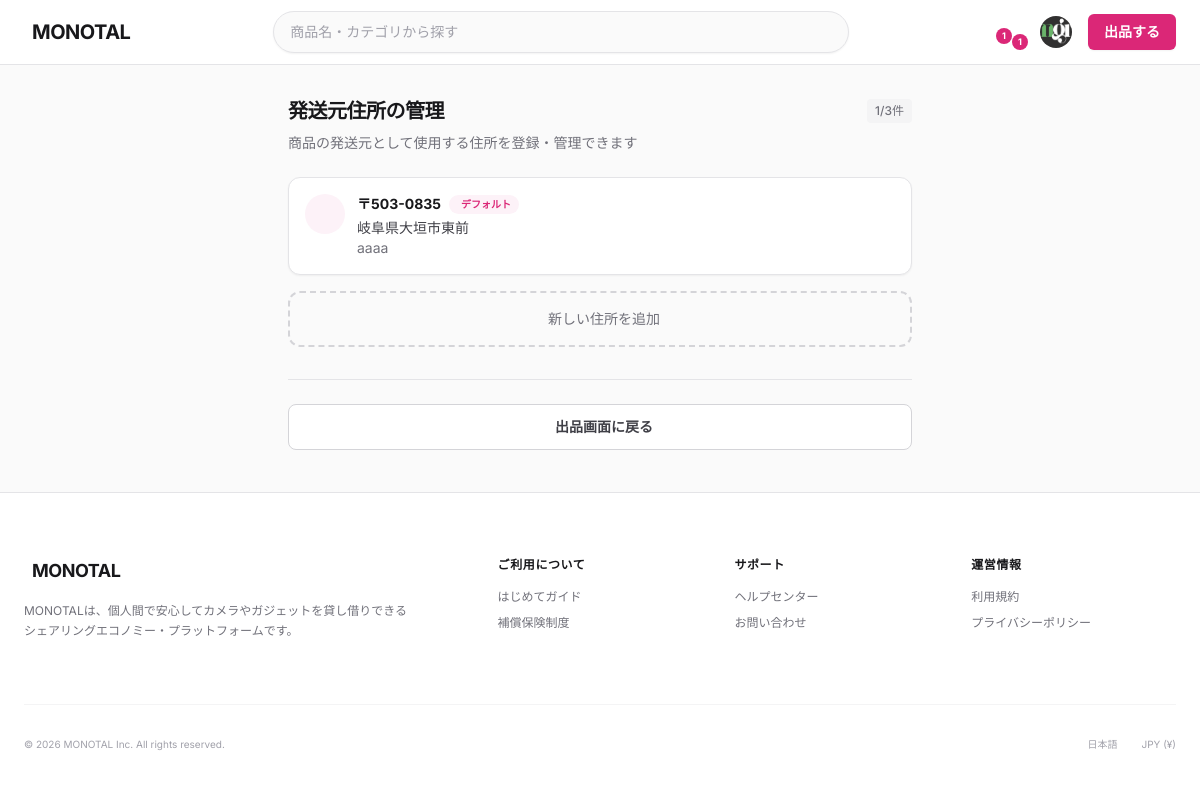
Page /monotal/sell/addresses/ (signed in) on the committed database.
### monotal/models.py (models this page shows, shortened)
class User(AbstractBaseUser, PermissionsMixin):
    user_id = models.AutoField(primary_key=True)
    user_name = models.CharField(max_length=100)
    display_name = models.CharField(max_length=100)
    email = models.EmailField(max_length=255)
    phone_number = models.CharField(max_length=20, default='')
    password_hash = models.CharField(max_length=255)
    login_attempt_count = models.IntegerField(default=0)
    last_login_datetime = models.DateTimeField(null=True, blank=True)
    user_status = models.ForeignKey(
        UserStatus,
        on_delete=models.PROTECT,
        db_column='user_status_id'
    )
    register_datetime = models.DateTimeField(auto_now_add=True)
    update_datetime = models.DateTimeField(auto_now=True)
    delete_datetime = models.DateTimeField(null=True, blank=True)
    user_image = models.ImageField(upload_to='user_images/', null=True, blank=True)
    bio = models.CharField(max_length=160, blank=True, default='')  # 自己紹介文（Twitter仕様: 160文字）
    is_staff = models.BooleanField(default=False)
    is_active = models.BooleanField(default=True)
    objects = UserManager()
    USERNAME_FIELD = 'email'
    REQUIRED_FIELDS = ['user_name', 'display_name']
    class Meta:
        db_table = 'T_User'
        verbose_name = 'ユーザー'
        verbose_name_plural = 'ユーザー'

class UserAddress(models.Model):
    user_address_id = models.AutoField(primary_key=True)
    user = models.ForeignKey(
        User,
        on_delete=models.CASCADE,
        related_name='addresses',
        db_column='user_id'
    )
    postal_code = models.CharField(max_length=10, null=True, blank=True)
    prefecture = models.ForeignKey(
        Prefecture,
        on_delete=models.PROTECT,
        null=True,
        blank=True,
        db_column='prefecture_id'
    )
    city = models.CharField(max_length=100, null=True, blank=True)  # 市区町村・町域
    street_address = models.CharField(max_length=200, null=True, blank=True)  # 番地・建物名・部屋番号
    is_default = models.BooleanField(default=False)  # デフォルト住所フラグ
    register_datetime = models.DateTimeField(auto_now_add=True)
    update_datetime = models.DateTimeField(auto_now=True)
    class Meta:
        db_table = 'T_UserAddress'
        verbose_name = 'ユーザー住所'
        verbose_name_plural = 'ユーザー住所'

class Prefecture(models.Model):
    prefecture_id = models.AutoField(primary_key=True)
    prefecture_name = models.CharField(max_length=10, unique=True)
    prefecture_code = models.CharField(max_length=2, unique=True)  # 01-47のコード
    class Meta:
        db_table = 'M_Prefecture'
        verbose_name = '都道府県'
        verbose_name_plural = '都道府県'
        ordering = ['prefecture_id']

### monotal/views.py (the view, shortened to what this page needs)
class SellAddressManageView(LoginRequiredMixin, View):
    login_url = '/monotal/login/'
    def get(self, request, *args, **kwargs):
        user_addresses = UserAddress.objects.filter(
            user=request.user
        ).select_related('prefecture').order_by('-is_default', '-register_datetime')
        prefectures = Prefecture.objects.all()
        context = {
            'user_addresses': user_addresses,
            'address_count': user_addresses.count(),
            'max_addresses': MAX_USER_ADDRESSES,
            'can_add_address': user_addresses.count() < MAX_USER_ADDRESSES,
            'prefectures': prefectures,
            'back_url': reverse('create_sell'),
            'page_title': '発送元住所の管理',
        }
        return render(request, 'sell_address_manage.html', context)

### monotal/context_processors.py (called while the page is built)
def rental_context(request):
    context = {
        'pending_rental_count': 0,
    }
    if request.user.is_authenticated:
        qs = RentalRequest.objects.filter(
            Q(requested_user=request.user) | Q(requester_user=request.user),
        ).exclude(
            rental_request_status_id__in=[3, 4, 5]  # 拒否・キャンセル・完了を除外
        )
        context['pending_rental_count'] = qs.count()
        import sys
        print(f"[rental_context] user={request.user.user_name} count={qs.count()} query={qs.query}", file=sys.stderr)
    return context

def notification_context(request):
    context = {
        'unread_notification_count': 0,
    }
    if request.user.is_authenticated:
        read_notification_ids = NotificationRead.objects.filter(
            user=request.user,
            notification_read_status_id=2  # 既読
        ).values_list('notification_id', flat=True)
        target_notification_ids = NotificationTargetUser.objects.filter(
            user=request.user
        ).values_list('notification_id', flat=True)
        context['unread_notification_count'] = target_notification_ids.exclude(
            notification_id__in=read_notification_ids
        ).count()
    return context

### templates/sell_address_manage.html (shortened to what this page needs)
{% extends 'base.html' %}
{% load static %}
{% block extra_css %}
<link rel="stylesheet" href="{% static 'css/create-sell.css' %}">
{% endblock %}
{% block content %}
<main class="mx-auto max-w-2xl w-full px-4 lg:px-6 py-8">
    <div class="mb-6">
        <div class="flex items-center justify-between">
            <h1 class="text-xl font-bold tracking-tight text-zinc-900">{{ page_title }}</h1>
            <span class="text-xs font-medium text-zinc-500 bg-zinc-100 px-2 py-1 rounded">{{ address_count }}/{{ max_addresses }}件</span>
        </div>
        <p class="mt-2 text-sm text-zinc-500">商品の発送元として使用する住所を登録・管理できます</p>
    </div>
    <div class="space-y-3" id="addressList">
        {% for address in user_addresses %}
        <div class="bg-white rounded-xl border border-zinc-200 shadow-sm p-4 hover:border-zinc-300 transition-colors" data-address-id="{{ address.user_address_id }}">
            <div class="flex items-start gap-3">
                <div class="flex-shrink-0 h-10 w-10 rounded-full bg-pink-50 flex items-center justify-center text-pink-500">
                </div>
                <div class="flex-1 min-w-0">
                    <div class="flex items-center gap-2 mb-1">
                        <span class="text-sm font-bold text-zinc-900">〒{{ address.postal_code|slice:":3" }}-{{ address.postal_code|slice:"3:" }}</span>
                        {% if address.is_default %}
                        <span class="inline-flex items-center gap-1 text-[10px] font-bold text-pink-600 bg-pink-50 px-2 py-0.5 rounded-full">
                            デフォルト
                        </span>
                        {% endif %}
                    </div>
                    <p class="text-sm text-zinc-700">{{ address.prefecture.prefecture_name }}{{ address.city }}</p>
                    <p class="text-sm text-zinc-500">{{ address.street_address }}</p>
                </div>
                <div class="flex-shrink-0 flex gap-1">
                    <button type="button" class="edit-address-btn p-2 text-zinc-400 hover:text-blue-500 hover:bg-blue-50 rounded-lg transition-colors"
                            data-address-id="{{ address.user_address_id }}"
                            data-postal-code="{{ address.postal_code }}"
                            data-prefecture-id="{{ address.prefecture.prefecture_id }}"
                            data-city="{{ address.city }}"
                            data-street-address="{{ address.street_address }}"
                            title="編集">
                    </button>
                    <button type="button" class="delete-address-btn p-2 text-zinc-400 hover:text-red-500 hover:bg-red-50 rounded-lg transition-colors"
                            data-address-id="{{ address.user_address_id }}"
                            title="削除">
                    </button>
                </div>
            </div>
        </div>
        {% endfor %}
    </div>
    {% if address_count > 0 and can_add_address %}
    <div class="mt-4">
        <button type="button" id="openAddModalBtn" class="w-full flex items-center justify-center gap-2 rounded-xl border-2 border-dashed border-zinc-300 py-4 text-sm font-medium text-zinc-500 hover:border-pink-300 hover:text-pink-600 hover:bg-pink-50 transition-all">
            新しい住所を追加
        </button>
    </div>
    {% endif %}
    <div class="mt-8 pt-6 border-t border-zinc-200">
        <a href="{{ back_url }}" class="w-full flex items-center justify-center gap-2 rounded-lg border border-zinc-300 bg-white px-4 py-3 text-sm font-bold text-zinc-700 hover:bg-zinc-50 hover:border-zinc-400 transition-colors">
            {{ back_text|default:"出品画面に戻る" }}
        </a>
    </div>
</main>
{% endblock %}

### templates/base.html (shortened to what this page needs)
<!DOCTYPE html>
<html lang="ja">
<head>
    <script src="https://cdn.tailwindcss.com"></script>
    {% block extra_css %}{% endblock %}
</head>
<body class="bg-zinc-50 text-zinc-900 antialiased selection:bg-pink-600 selection:text-white flex flex-col min-h-screen pb-20 md:pb-0">
    <header class="sticky top-0 z-50 w-full border-b border-zinc-200 bg-white/95 backdrop-blur-md">
        <div class="mx-auto flex h-16 max-w-[1200px] items-center justify-between gap-6 px-4 lg:px-6">
            <a href="{% url 'index' %}" class="flex-shrink-0 group flex items-center gap-2">
                <span class="text-xl font-bold tracking-tight text-zinc-900 uppercase group-hover:text-pink-600 transition-colors">MONOTAL</span>
            </a>
            <form method="GET" action="{% url 'product_list' %}" class="hidden md:flex flex-1 max-w-xl relative" id="header-search-form">
                <div class="flex-1 relative">
                    <input
                        type="text"
                        name="q"
                        id="header-search-input"
                        value="{{ request.GET.q|default:'' }}"
                        placeholder="商品名・カテゴリから探す"
                        autocomplete="off"
                        class="w-full rounded-full border border-zinc-200 bg-zinc-50 py-2.5 pl-4 pr-10 text-sm text-zinc-900 placeholder-zinc-400 focus:border-pink-600 focus:ring-1 focus:ring-pink-600 focus:outline-none focus:bg-white transition-all shadow-sm"
                    >
                </div>
            </form>
            <div class="flex items-center gap-3 lg:gap-4">
                {% if user.is_authenticated %}
                    <a href="{% url 'mypage_rental_management' %}" class="relative text-zinc-500 hover:text-zinc-900 transition-colors" title="レンタル管理">
                        {% if pending_rental_count %}
                        <span class="absolute -top-1 -right-1 h-4 w-4 rounded-full bg-pink-600 text-[9px] font-bold text-white flex items-center justify-center">{{ pending_rental_count }}</span>
                        {% endif %}
                    </a>
                    <div class="relative" id="notification-dropdown-container">
                        <button id="notification-dropdown-btn" class="relative text-zinc-500 hover:text-zinc-900 transition-colors">
                            {% if unread_notification_count > 0 %}
                            <span id="notification-badge" class="absolute -top-1 -right-1 h-4 w-4 rounded-full bg-pink-600 text-[9px] font-bold text-white flex items-center justify-center">{{ unread_notification_count }}</span>
                            {% endif %}
                        </button>
                    </div>
                    <div class="relative" id="profile-dropdown-container">
                        <button id="profile-dropdown-btn" class="h-8 w-8 rounded-full bg-zinc-100 flex items-center justify-center overflow-hidden hover:ring-2 hover:ring-pink-600 transition-all">
                            {% if user.user_image %}
                                <img src="{{ user.user_image.url }}" alt="{{ user.display_name }}" class="h-full w-full object-cover">
                            {% else %}
                                <span class="iconify text-zinc-500" data-icon="lucide:user" data-width="16" data-height="16"></span>
                            {% endif %}
                        </button>
                    </div>
                    <a href="{% url 'create_sell' %}" class="rounded-md bg-pink-600 px-4 py-2 text-sm font-semibold text-white transition-all hover:bg-pink-700 shadow-sm flex items-center gap-2">
                        <span>出品<span class="hidden lg:inline">する</span></span>
                    </a>
                {% endif %}
            </div>
        </div>
    </header>
    {% block content %}{% endblock %}
    <footer class="border-t border-zinc-200 bg-white pt-16 pb-24 md:pb-12 mt-auto">
        <div class="mx-auto max-w-[1200px] px-6">
            <div class="grid grid-cols-2 md:grid-cols-4 lg:grid-cols-5 gap-8 mb-16">
                <div class="col-span-2 space-y-4">
                    <a href="{% url 'index' %}" class="flex items-center gap-2 mb-4">
                        <span class="text-lg font-bold tracking-tight text-zinc-900 uppercase">MONOTAL</span>
                    </a>
                    <p class="text-xs text-zinc-500 leading-relaxed max-w-sm">
                        MONOTALは、個人間で安心してカメラやガジェットを貸し借りできるシェアリングエコノミー・プラットフォームです。
                    </p>
                </div>
                <div>
                    <h4 class="text-xs font-semibold text-zinc-900 mb-4 uppercase tracking-wider">ご利用について</h4>
                    <ul class="space-y-2.5 text-xs text-zinc-500 font-medium">
                        <li><a href="#" class="hover:text-pink-600 transition-colors">はじめてガイド</a></li>
                        <li><a href="#" class="hover:text-pink-600 transition-colors">補償保険制度</a></li>
                    </ul>
                </div>
                <div>
                    <h4 class="text-xs font-semibold text-zinc-900 mb-4 uppercase tracking-wider">サポート</h4>
                    <ul class="space-y-2.5 text-xs text-zinc-500 font-medium">
                        <li><a href="#" class="hover:text-pink-600 transition-colors">ヘルプセンター</a></li>
                        <li><a href="#" class="hover:text-pink-600 transition-colors">お問い合わせ</a></li>
                    </ul>
                </div>
                <div>
                     <h4 class="text-xs font-semibold text-zinc-900 mb-4 uppercase tracking-wider">運営情報</h4>
                    <ul class="space-y-2.5 text-xs text-zinc-500 font-medium">
                        <li><a href="{% url 'terms_of_service' %}" class="hover:text-pink-600 transition-colors">利用規約</a></li>
                        <li><a href="{% url 'privacy_policy' %}" class="hover:text-pink-600 transition-colors">プライバシーポリシー</a></li>
                    </ul>
                </div>
            </div>
            <div class="border-t border-zinc-100 pt-8 flex flex-col md:flex-row justify-between items-center gap-4">
                <p class="text-[10px] text-zinc-400">© 2026 MONOTAL Inc. All rights reserved.</p>
                <div class="flex items-center gap-6">
                    <span class="text-[10px] text-zinc-400">日本語</span>
                    <span class="text-[10px] text-zinc-400">JPY (¥)</span>
                </div>
            </div>
        </div>
    </footer>
    {% load static %}
</body>
</html>

### statics/css/create-sell.css (style rules this page uses)
body { font-family: 'Inter', -apple-system, BlinkMacSystemFont, 'Segoe UI', Roboto, sans-serif; background-color: #fafafa; color: #18181b; -webkit-font-smoothing: antialiased; margin: 0; padding: 0; }

### templates/base.html (style rules this page uses)
body { font-family: 'Inter', sans-serif; }

### rows in the picture
User: user_image (picture)
UserAddress: postal_code "503", postal_code "0835", is_default "デフォルト", prefecture.prefecture_name "岐阜県", city "大垣市東前", street_address "aaaa"

### other values in the picture
{{ pending_rental_count }} "1"
{{ unread_notification_count }} "1"
{{ page_title }} "発送元住所の管理"
{{ address_count }} "1"
{{ max_addresses }} "3"
{{ back_text|default:"出品画面に戻る" }} "出品画面に戻る"
